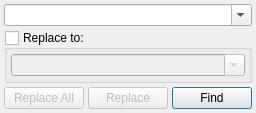
<?xml version="1.0" encoding="UTF-8"?>
<ui version="4.0">
 <class>SearchDialog</class>
 <widget class="QDialog" name="SearchDialog">
  <property name="geometry">
   <rect>
    <x>0</x>
    <y>0</y>
    <width>247</width>
    <height>104</height>
   </rect>
  </property>
  <property name="sizePolicy">
   <sizepolicy hsizetype="Fixed" vsizetype="Fixed">
    <horstretch>0</horstretch>
    <verstretch>0</verstretch>
   </sizepolicy>
  </property>
  <property name="windowTitle">
   <string>Search/Replace</string>
  </property>
  <property name="locale">
   <locale language="English" country="UnitedStates"/>
  </property>
  <layout class="QVBoxLayout" name="verticalLayout">
   <property name="spacing">
    <number>4</number>
   </property>
   <property name="margin">
    <number>4</number>
   </property>
   <item>
    <widget class="QComboBox" name="findComboBox">
     <property name="editable">
      <bool>true</bool>
     </property>
     <property name="insertPolicy">
      <enum>QComboBox::NoInsert</enum>
     </property>
    </widget>
   </item>
   <item>
    <widget class="QGroupBox" name="replaceGroupBox">
     <property name="title">
      <string>Replace to:</string>
     </property>
     <property name="checkable">
      <bool>true</bool>
     </property>
     <property name="checked">
      <bool>false</bool>
     </property>
     <layout class="QVBoxLayout" name="verticalLayout_2">
      <property name="spacing">
       <number>4</number>
      </property>
      <property name="margin">
       <number>4</number>
      </property>
      <item>
       <widget class="QComboBox" name="replaceComboBox">
        <property name="editable">
         <bool>true</bool>
        </property>
        <property name="insertPolicy">
         <enum>QComboBox::NoInsert</enum>
        </property>
       </widget>
      </item>
     </layout>
    </widget>
   </item>
   <item>
    <layout class="QHBoxLayout" name="horizontalLayout">
     <item>
      <widget class="QPushButton" name="replaceAllButton">
       <property name="enabled">
        <bool>false</bool>
       </property>
       <property name="text">
        <string>Replace All</string>
       </property>
      </widget>
     </item>
     <item>
      <widget class="QPushButton" name="replaceButton">
       <property name="enabled">
        <bool>false</bool>
       </property>
       <property name="text">
        <string>Replace</string>
       </property>
      </widget>
     </item>
     <item>
      <widget class="QPushButton" name="findButton">
       <property name="text">
        <string>Find</string>
       </property>
       <property name="default">
        <bool>true</bool>
       </property>
      </widget>
     </item>
    </layout>
   </item>
  </layout>
 </widget>
 <resources/>
 <connections/>
</ui>
